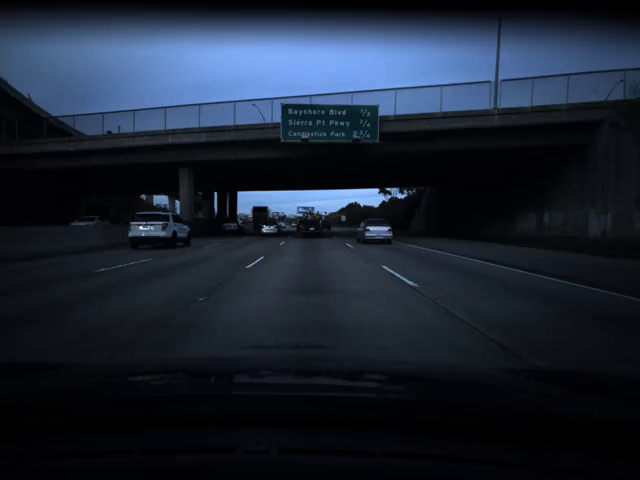
#> input picture experim/0.png, 640 x 480 px
$ python ReadFlo.py   (older library calls are emulated)
#> lines starting #> are read from the running program, lines starting #| are printed output that depends on the picture; after the words box and inside, x2 and y2 are one past the last pixel; in counts of white or black regions, pixels touching at a corner belong together
#> further down, img is the input picture: shape (480, 640, 3); mean B, G, R 50, 35.8, 27.1
#| (480, 640, 3)
### utilities.py
import numpy as np
import cv2


# [64 lines left out: functions opticalFlowDense, drawHoughTransformLines, not called in this run]


# This function applies a given brightness and contrast to an input image
def apply_brightness_contrast(input_img, brightness=0, contrast=0):
#> called with brightness = 30, contrast = 15
    if brightness != 0:
        if brightness > 0:
            shadow = brightness
            highlight = 255
        else:
            shadow = 0
            highlight = 255 + brightness
        alpha_b = (highlight - shadow) / 255
        gamma_b = shadow

        buf = cv2.addWeighted(input_img, alpha_b, input_img, 0, gamma_b)
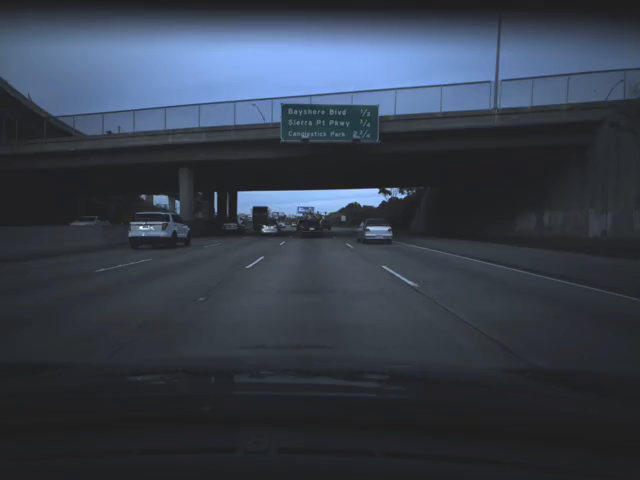
#> buf: shape (480, 640, 3); mean B, G, R 74.1, 61.7, 53.9
    else:
        buf = input_img.copy()

    if contrast != 0:
        f = 131 * (contrast + 127) / (127 * (131 - contrast))
        alpha_c = f
        gamma_c = 127 * (1 - f)

        buf = cv2.addWeighted(buf, alpha_c, buf, 0, gamma_c)
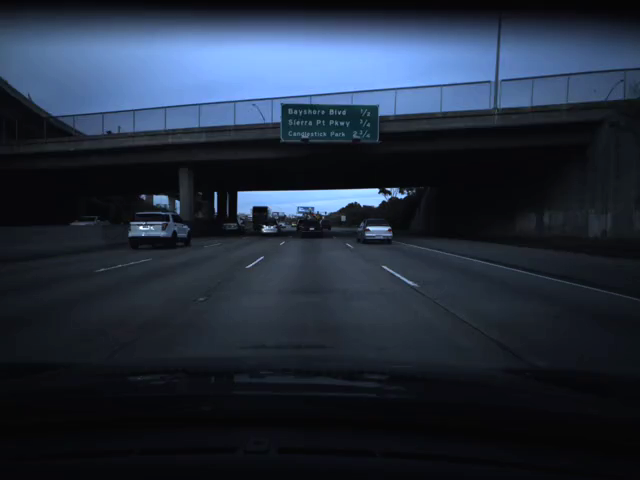
#> buf: shape (480, 640, 3); mean B, G, R 59.7, 44.5, 34.8

    return buf


# This function
# [37 lines left out: functions thresholdWhiteAndYellow, draw_flow, cutTopAndBottom, not called in this run]

### enhance_image.py
import numpy as np
import cv2
from utilities import *


# This function is able to highlight the contours of road lane markings using color thresholding and canny edge
# [30 lines left out: function highlightRoadLaneMarkings, not called in this run]


# This function applies all elaboration steps to the image
def elaborateImage(newFrame):
    # Drawing road from original frame
    new_frame_adjusted = apply_brightness_contrast(newFrame, 30, 15)
    new_frame_grey = cv2.cvtColor(new_frame_adjusted, cv2.COLOR_BGR2GRAY)
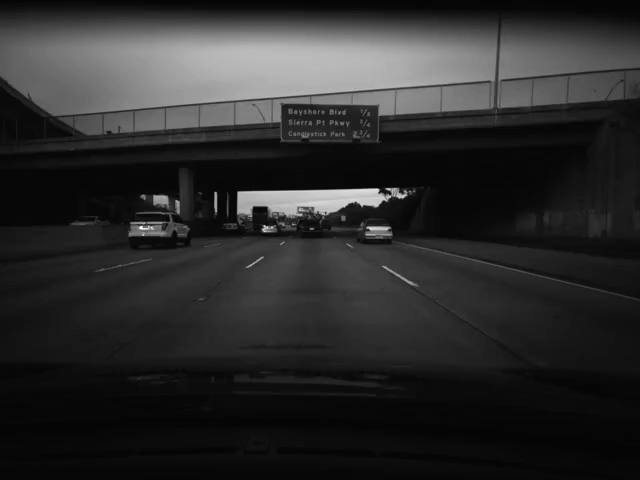
#> new_frame_grey: shape (480, 640); min 5, max 255, mean 43.3
    height, width = new_frame_grey.shape
#> height = 480; width = 640
    bottom_left = [0, height - 130]
#> bottom_left = [0, 350]
    top_left = [0, height / 2 + 10]
#> top_left = [0, 250]
    top_center = [width / 2, height / 2 - 15]
#> top_center = [320, 225]
    top_right = [width, height / 2 + 10]
#> top_right = [640, 250]
    bottom_right = [width, height - 130]
#> bottom_right = [640, 350]
    # pts = np.array([bottom_left, top_left, top_center, top_right, bottom_right], np.int32)
    pts = np.array([[150, 350], [200, 275.0], [320.0, 275.0], [410, 275.0], [460, 350]], np.int32)
    pts = pts.reshape((-1, 1, 2))
    black_image = np.zeros((height, width, 1), np.uint8)

    polygonal_shape = cv2.fillPoly(black_image, [pts], (255, 255, 255))
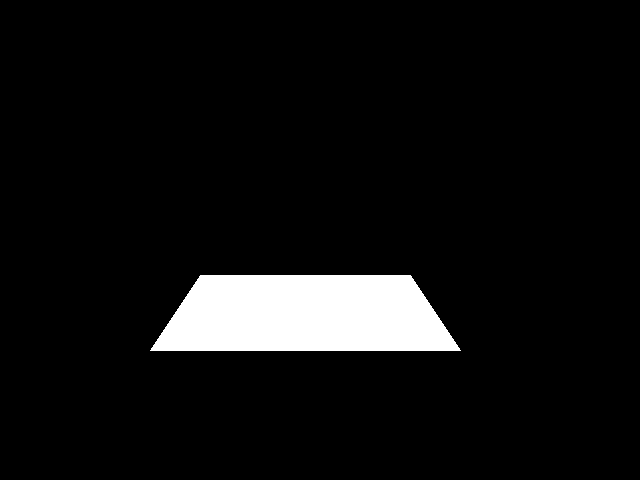
#> black_image: shape (480, 640, 1); 6.5% white; 1 white region, box (x1, y1, x2, y2) and area: (150, 275, 461, 351) 19836
    colored_masked_road = cv2.bitwise_and(new_frame_grey, new_frame_grey, mask=polygonal_shape)
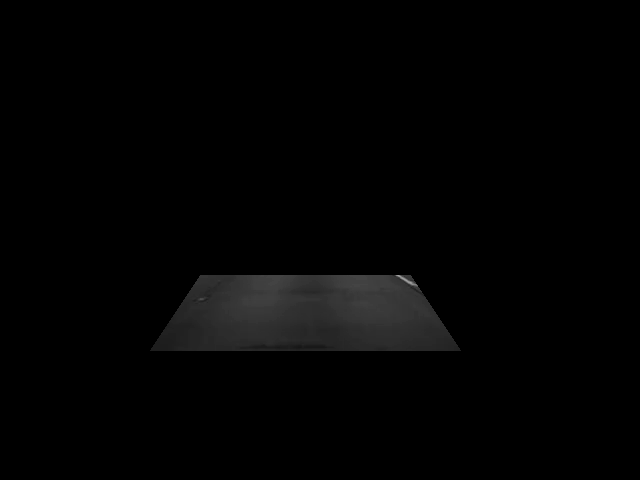
#> colored_masked_road: shape (480, 640); min 0, max 166, mean 3.1
    # [8 lines of commented-out code are left out]
    result = cv2.cvtColor(colored_masked_road, cv2.COLOR_GRAY2BGR)
    # result = reshape(result)

    return result


# reshape to 640 x 480 frame size/jaa
# [7 lines left out: function reshape, not called in this run]

### experim/ReadFlo.py
import sys
from pathlib import Path
import cv2
import numpy as np
from matplotlib import pyplot as plt
import glob

from enhance_image import elaborateImage

img = cv2.imread('0.png', cv2.IMREAD_UNCHANGED)
print(img.shape)
img = elaborateImage(img)

# get dimensions of image
# first.png 416 1024 3
# 2.png 125, 640, 3
# 1.png 480, 640, 3
# height, width, number of channels in image
# new_size = (480, 640)
# new_size = (512, 1025)
# print(new_size[1], new_size[0], img.shape[0])
# print(img.shape)
im = cv2.resize(img, (0, 0), fx=0.5, fy=0.5)
print(im.shape)
#| (240, 320, 3)
# color = [0, 0, 0]
# new_im = cv2.copyMakeBorder(im, 178, 177, 0, 0, cv2.BORDER_CONSTANT,
#     value=color)
cv2.imwrite('new2.png', im)


# BLUE = [255, 0, 0]
# img1 = cv.imread('first.png')
# img = elaborateImage(img1)
cv2.imshow('Image', im)
cv2.waitKey(5000)


# [74 lines of commented-out code are left out]

$ run again, with experim/1.png copied over experim/0.png
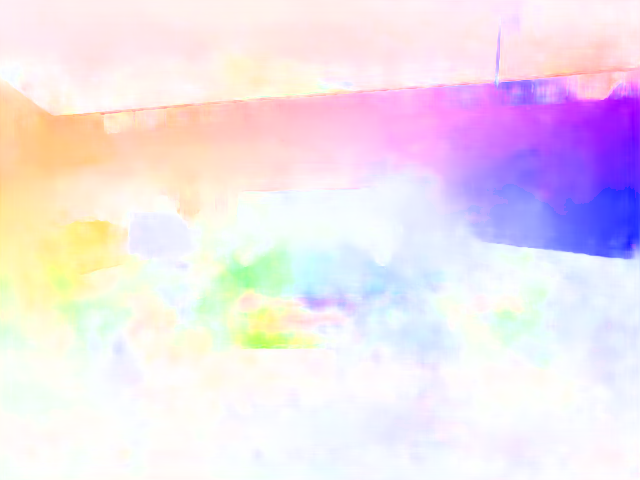
#> input picture experim/1.png, 640 x 480 px
#> img is the input picture: shape (480, 640, 3); mean B, G, R 237.4, 226, 239.4
#| (480, 640, 3)
#> in apply_brightness_contrast, `buf = cv2.addWeighted(buf, alpha_c, buf, 0, gamma_c)`:
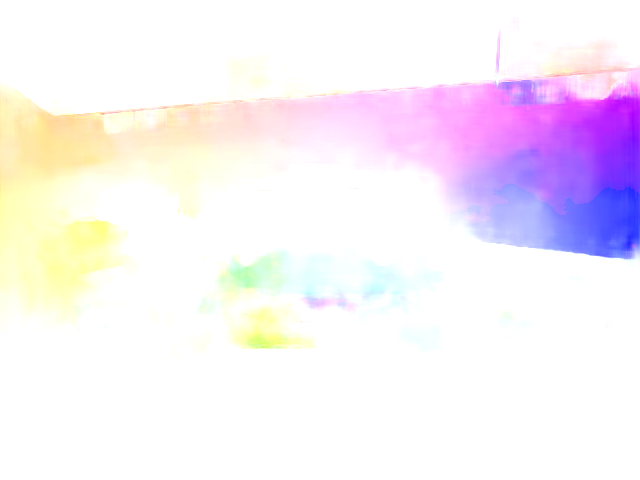
#> buf: shape (480, 640, 3); mean B, G, R 247.6, 238.5, 247
#> in elaborateImage, `new_frame_grey = cv2.cvtColor(new_frame_adjusted, cv2.COLOR_BGR2GRAY)`:
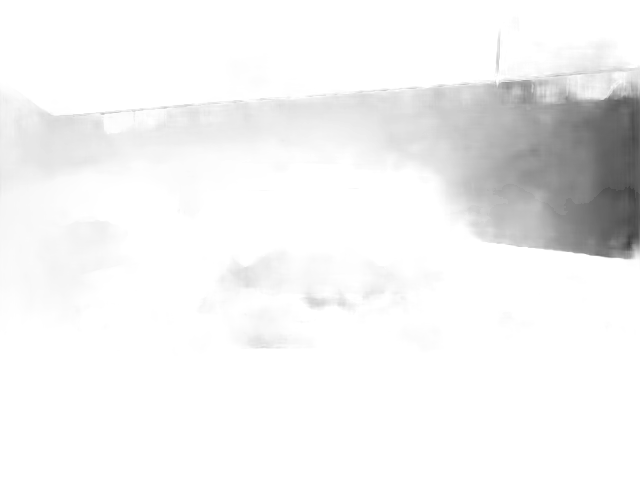
#> new_frame_grey: shape (480, 640); min 60, max 255, mean 242.1
#> black_image: shape (480, 640, 1); 6.5% white; 1 white region, box (x1, y1, x2, y2) and area: (150, 275, 461, 351) 19836
#| (240, 320, 3)
